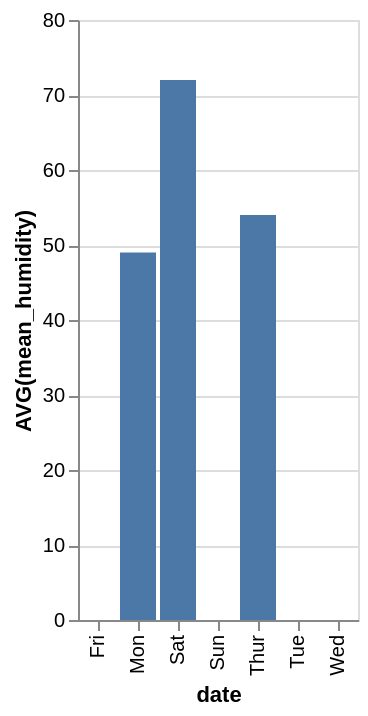

Source (Vega-Lite JSON):
### Vega-Lite specification from a JSON file in a GitHub repository (floating-point values rounded to 4 significant figures)
{"data": {"values": [{"x_data": "Mon", "y_data": 49}, {"x_data": "Tue", "y_data": 0}, {"x_data": "Wed", "y_data": 0}, {"x_data": "Thur", "y_data": 54}, {"x_data": "Fri", "y_data": 0}, {"x_data": "Sat", "y_data": 72}, {"x_data": "Sun", "y_data": 0}]}, "mark": "bar", "encoding": {"x": {"field": "x_data", "type": "nominal", "title": "date", "sort": "ascending"}, "y": {"field": "y_data", "type": "quantitative", "title": "AVG(mean_humidity)"}}}
